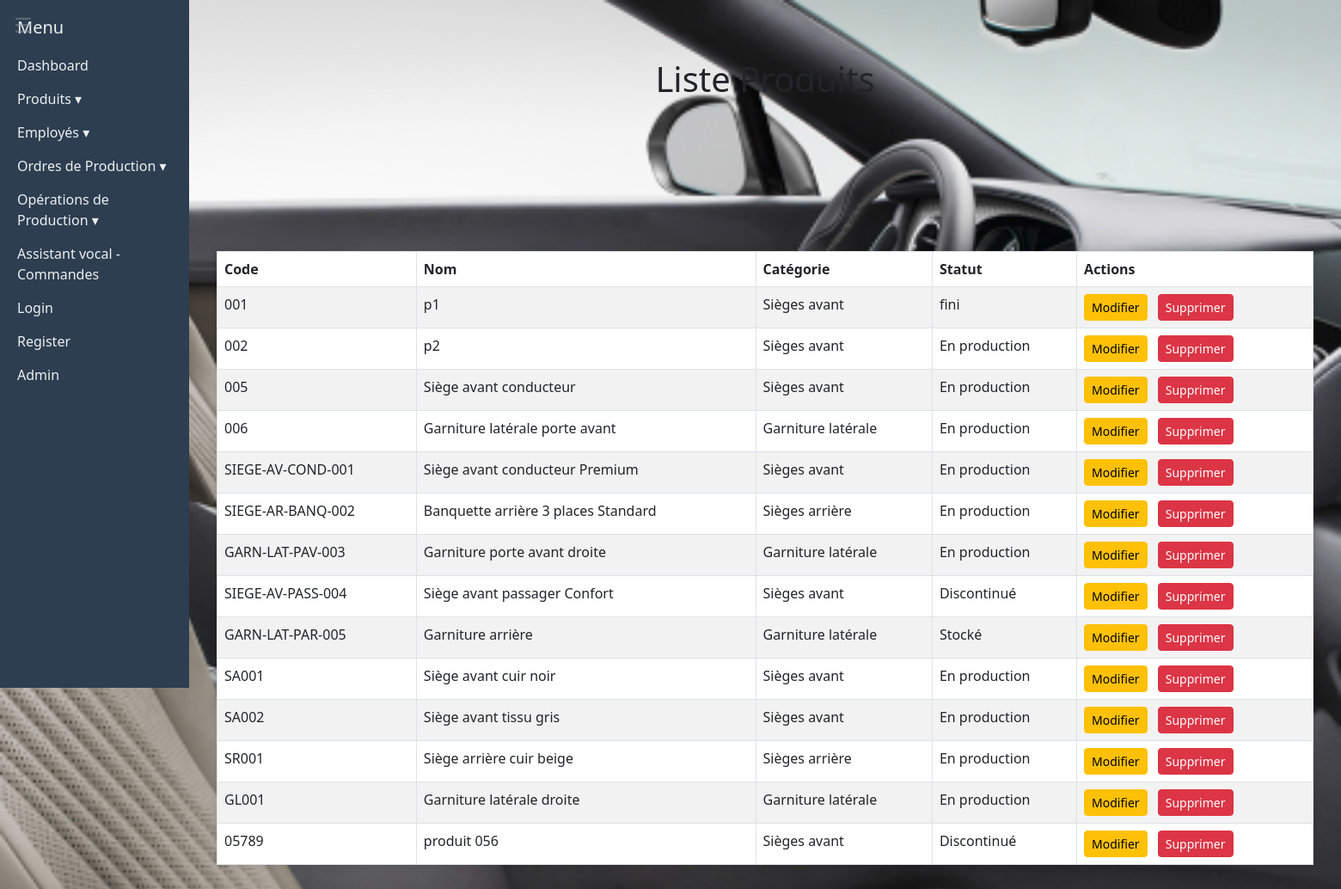
Page /dashboard/produits/ on the committed database.
### dashboard/models.py (models this page shows, shortened)
class Produit(models.Model):
    CATEGORIE_CHOICES = [
        ('siege_avant', 'Sièges avant'),
        ('siege_arriere', 'Sièges arrière'),
        ('garniture_laterale', 'Garniture latérale'),
    ]
    STATUT_CHOICES = [
        ('en_production', 'En production'),
        ('discontinue', 'Discontinué'),
        ('stocke', 'Stocké'),
    ]
    prix_unitaire = models.DecimalField(
        max_digits=10,
        decimal_places=2,
        default=Decimal('0.00'),
        help_text="Prix unitaire en devise locale"
    )
    code_produit = models.CharField(max_length=50, unique=True)
    nom_produit = models.CharField(max_length=100)
    description = models.TextField(blank=True)
    categorie = models.CharField(max_length=50, choices=CATEGORIE_CHOICES)
    statut = models.CharField(max_length=20, choices=STATUT_CHOICES, default='en_production')

### dashboard/views.py (the view)
# urls.py: path('produits/', views.liste_produits, name='liste_produits'),
def liste_produits(request):
    produits = Produit.objects.all()
    return render(request, 'liste_produits.html', {'produits': produits})

### dashboard/templates/liste_produits.html (shortened to what this page needs)
{% extends 'base.html' %}
{% load static %}
{% block content %}
  <div class="container mt-5">
    <h1 class="mb-4"> Liste Produits</h1>
    <table class="table table-striped table-bordered">
      <thead>
        <tr>
          <th>Code</th>
          <th>Nom</th>
          <th>Catégorie</th>
          <th>Statut</th>
          <th>Actions</th>
        </tr>
      </thead>
      <tbody>
        {% for p in produits %}
        <tr>
          <td>{{ p.code_produit }}</td>
          <td>{{ p.nom_produit }}</td>
          <td>{{ p.get_categorie_display }}</td>
          <td>{{ p.get_statut_display }}</td>
          <td>
            <a href="{% url 'modifier_produit' p.id %}" class="btn btn-warning btn-sm me-2">Modifier</a>
            <a href="{% url 'supprimer_produit' p.id %}" class="btn btn-danger btn-sm" onclick="return confirm('Voulez-vous vraiment supprimer ce produit ?');">Supprimer</a>
          </td>
        </tr>
        {% empty %}
        <tr><td colspan="5" class="text-center">Aucun produit.</td></tr>
        {% endfor %}
      </tbody>
    </table>
  </div>
{% endblock %}

### dashboard/static/style.css (style rules this page uses)
h1 { text-align: center; color: #f8f3f3; }
table { border-collapse: collapse; width: 90%; margin: 0 auto; background-color: white; box-shadow: 0 0 10px rgba(0,0,0,0.1); }
th, td { border: 1px solid #ccc; padding: 10px 15px; text-align: left; }
th { background-color: #f0f0f0; }
td a { text-decoration: none; color: #007bff; margin-right: 10px; }
body { margin: 0; font-family: 'Segoe UI', Tahoma, Geneva, Verdana, sans-serif; background-image: url('/static/bck.png'); background-size: cover; background-repeat: no-repeat; background-position: center; background-attachment: fixed; color: #080101; background-color: #f9f9f9; }
.btn { display: inline-block; padding: 6px 12px; font-size: 14px; font-weight: 600; border-radius: 4px; text-align: center; text-decoration: none; cursor: pointer; transition: background-color 0.3s ease; border: none; color: white; }
.btn-warning { background-color: #0f0051; color: #eceff3; }
.btn-danger { background-color: #4d0910; }
table { margin-top:50px; }

### rows in the picture
Produit: code_produit "001", nom_produit "p1", categorie "Sièges avant", statut "fini"
Produit: code_produit "002", nom_produit "p2", categorie "Sièges avant", statut "En production"
Produit: code_produit "005", nom_produit "Siège avant conducteur", categorie "Sièges avant", statut "En production"
Produit: code_produit "006", nom_produit "Garniture latérale porte avant", categorie "Garniture latérale", statut "En production"
Produit: code_produit "SIEGE-AV-COND-001", nom_produit "Siège avant conducteur Premium", categorie "Sièges avant", statut "En production"
Produit: code_produit "SIEGE-AR-BANQ-002", nom_produit "Banquette arrière 3 places Standard", categorie "Sièges arrière", statut "En production"
Produit: code_produit "GARN-LAT-PAV-003", nom_produit "Garniture porte avant droite", categorie "Garniture latérale", statut "En production"
Produit: code_produit "SIEGE-AV-PASS-004", nom_produit "Siège avant passager Confort", categorie "Sièges avant", statut "Discontinué"
Produit: code_produit "GARN-LAT-PAR-005", nom_produit "Garniture arrière", categorie "Garniture latérale", statut "Stocké"
Produit: code_produit "SA001", nom_produit "Siège avant cuir noir", categorie "Sièges avant", statut "En production"
Produit: code_produit "SA002", nom_produit "Siège avant tissu gris", categorie "Sièges avant", statut "En production"
Produit: code_produit "SR001", nom_produit "Siège arrière cuir beige", categorie "Sièges arrière", statut "En production"
Produit: code_produit "GL001", nom_produit "Garniture latérale droite", categorie "Garniture latérale", statut "En production"
Produit: code_produit "05789", nom_produit "produit 056", categorie "Sièges avant", statut "Discontinué"
